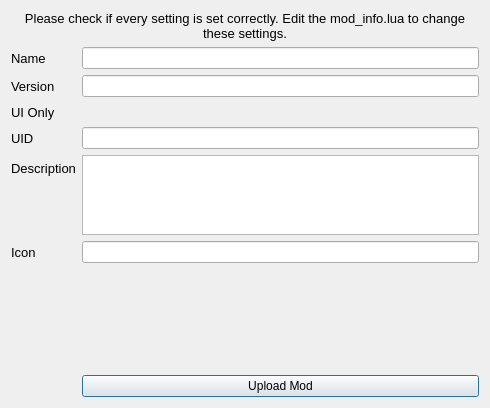
<?xml version="1.0" encoding="UTF-8"?>
<ui version="4.0">
 <class>ModDialog</class>
 <widget class="QDialog" name="ModDialog">
  <property name="geometry">
   <rect>
    <x>0</x>
    <y>0</y>
    <width>490</width>
    <height>408</height>
   </rect>
  </property>
  <property name="windowTitle">
   <string>Dialog</string>
  </property>
  <layout class="QGridLayout" name="gridLayout_2">
   <item row="1" column="0">
    <layout class="QFormLayout" name="formLayout">
     <property name="fieldGrowthPolicy">
      <enum>QFormLayout::AllNonFixedFieldsGrow</enum>
     </property>
     <property name="bottomMargin">
      <number>0</number>
     </property>
     <item row="0" column="0">
      <widget class="QLabel" name="label">
       <property name="font">
        <font>
         <family>Segoe UI</family>
         <pointsize>10</pointsize>
        </font>
       </property>
       <property name="text">
        <string>Name</string>
       </property>
      </widget>
     </item>
     <item row="0" column="1">
      <widget class="QLineEdit" name="Name">
       <property name="readOnly">
        <bool>true</bool>
       </property>
      </widget>
     </item>
     <item row="1" column="0">
      <widget class="QLabel" name="label_2">
       <property name="font">
        <font>
         <family>Segoe UI</family>
         <pointsize>10</pointsize>
        </font>
       </property>
       <property name="text">
        <string>Version</string>
       </property>
      </widget>
     </item>
     <item row="1" column="1">
      <widget class="QLineEdit" name="Version">
       <property name="inputMethodHints">
        <set>Qt::ImhDigitsOnly</set>
       </property>
       <property name="maxLength">
        <number>5</number>
       </property>
       <property name="readOnly">
        <bool>true</bool>
       </property>
      </widget>
     </item>
     <item row="4" column="0">
      <widget class="QLabel" name="label_3">
       <property name="font">
        <font>
         <family>Segoe UI</family>
         <pointsize>10</pointsize>
        </font>
       </property>
       <property name="text">
        <string>UID</string>
       </property>
      </widget>
     </item>
     <item row="4" column="1">
      <widget class="QLineEdit" name="UID">
       <property name="readOnly">
        <bool>true</bool>
       </property>
      </widget>
     </item>
     <item row="5" column="0">
      <widget class="QLabel" name="label_5">
       <property name="font">
        <font>
         <family>Segoe UI</family>
         <pointsize>10</pointsize>
        </font>
       </property>
       <property name="text">
        <string>Description</string>
       </property>
      </widget>
     </item>
     <item row="5" column="1">
      <widget class="QPlainTextEdit" name="Description">
       <property name="maximumSize">
        <size>
         <width>16777215</width>
         <height>80</height>
        </size>
       </property>
       <property name="readOnly">
        <bool>true</bool>
       </property>
      </widget>
     </item>
     <item row="6" column="0">
      <widget class="QLabel" name="label_6">
       <property name="font">
        <font>
         <family>Segoe UI</family>
         <pointsize>10</pointsize>
        </font>
       </property>
       <property name="text">
        <string>Icon</string>
       </property>
      </widget>
     </item>
     <item row="6" column="1">
      <layout class="QHBoxLayout" name="horizontalLayout">
       <item>
        <widget class="QLineEdit" name="IconURI">
         <property name="readOnly">
          <bool>true</bool>
         </property>
        </widget>
       </item>
      </layout>
     </item>
     <item row="7" column="0">
      <widget class="QLabel" name="label_7">
       <property name="text">
        <string/>
       </property>
      </widget>
     </item>
     <item row="7" column="1">
      <widget class="QLabel" name="Thumbnail">
       <property name="minimumSize">
        <size>
         <width>100</width>
         <height>100</height>
        </size>
       </property>
       <property name="text">
        <string/>
       </property>
      </widget>
     </item>
     <item row="8" column="0">
      <widget class="QLabel" name="label_8">
       <property name="text">
        <string/>
       </property>
      </widget>
     </item>
     <item row="8" column="1">
      <widget class="QPushButton" name="UploadButton">
       <property name="text">
        <string>Upload Mod</string>
       </property>
      </widget>
     </item>
     <item row="2" column="0">
      <widget class="QLabel" name="isUILabel">
       <property name="font">
        <font>
         <family>Segoe UI</family>
         <pointsize>10</pointsize>
        </font>
       </property>
       <property name="text">
        <string>UI Only</string>
       </property>
      </widget>
     </item>
    </layout>
   </item>
   <item row="0" column="0">
    <widget class="QLabel" name="label_9">
     <property name="font">
      <font>
       <family>Segoe UI</family>
       <pointsize>10</pointsize>
      </font>
     </property>
     <property name="text">
      <string>Please check if every setting is set correctly. Edit the mod_info.lua to change these settings.</string>
     </property>
     <property name="alignment">
      <set>Qt::AlignCenter</set>
     </property>
     <property name="wordWrap">
      <bool>true</bool>
     </property>
    </widget>
   </item>
  </layout>
 </widget>
 <resources/>
 <connections/>
</ui>
